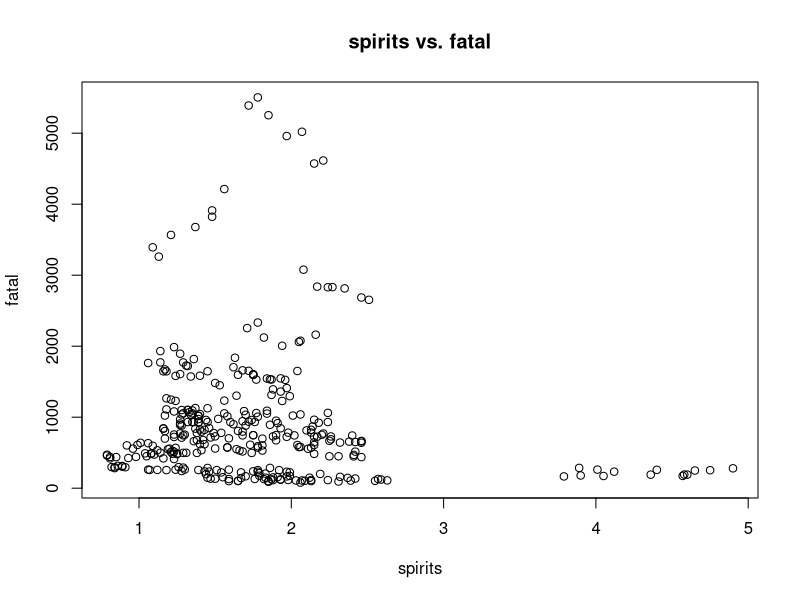
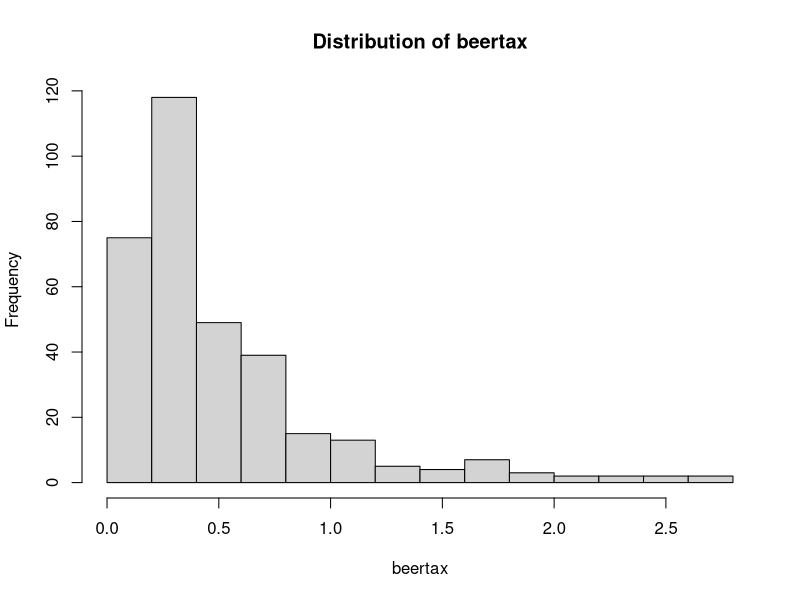
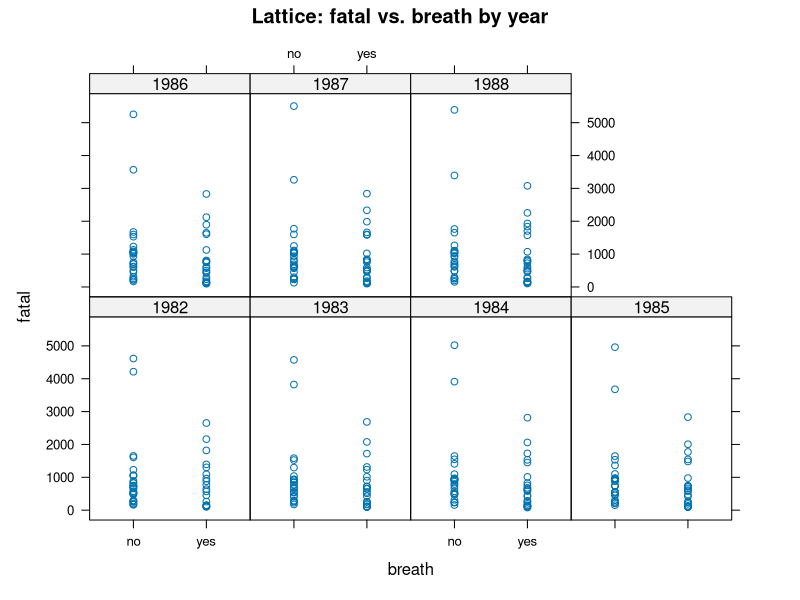
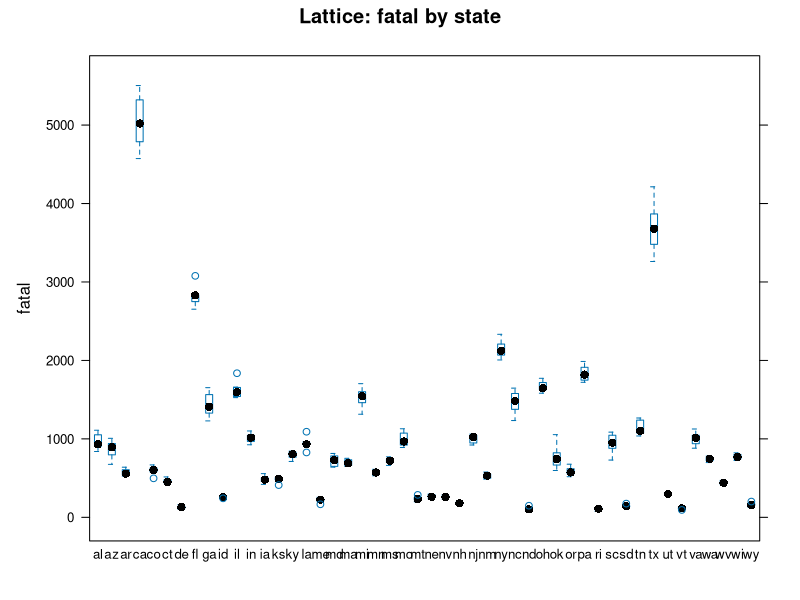
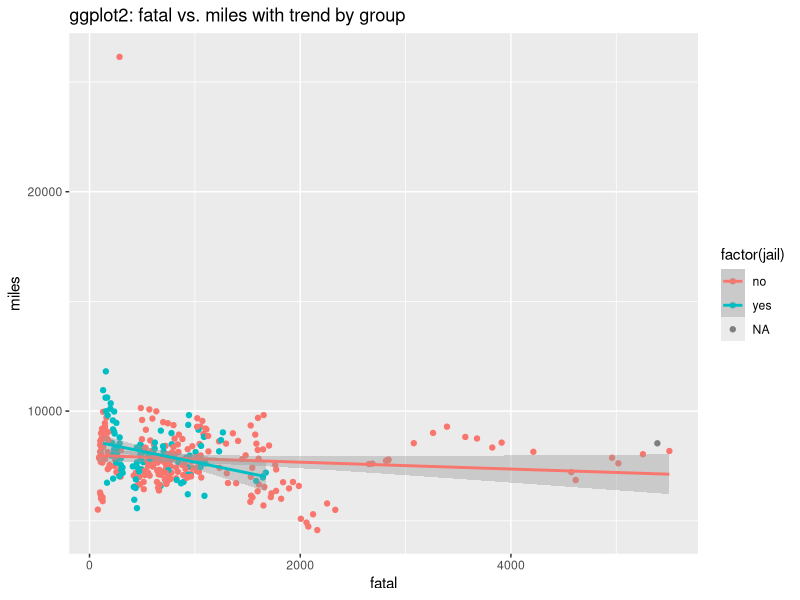
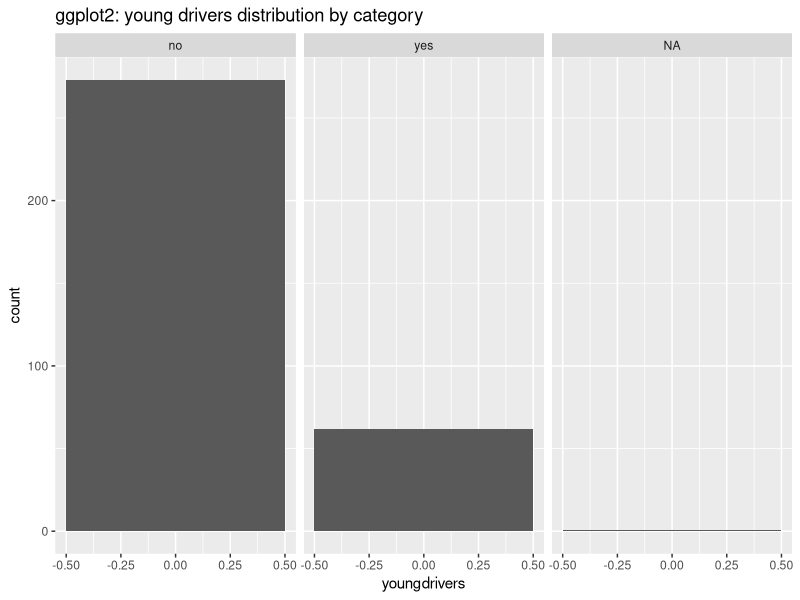

These charts were generated, in order, by the following R code:
install.packages("AER")
library(AER)
library(lattice)
library(ggplot2)

data("Fatalities", package = "AER")
head(Fatalities)
names(Fatalities)

# Scatter plot
plot(Fatalities$spirits, Fatalities$fatal,
     main   = "spirits vs. fatal",
     xlab   = "spirits",
     ylab   = "fatal")

# Histogram
hist(Fatalities$beertax,
     main   = "Distribution of beertax",
     xlab   = "beertax")

# Conditional scatter plot (small multiples)
xyplot(fatal ~ breath | factor(year),
       data = Fatalities,
       main = "Lattice: fatal vs. breath by year")

# Box-and-whisker plot
bwplot(fatal ~ factor(state),
       data = Fatalities,
       main = "Lattice: fatal by state")

# Scatter plot with smoothing
ggplot(Fatalities, aes(x = fatal, y = miles, color = factor(jail))) +
  geom_point() +
  geom_smooth(method = "lm") +
  labs(title = "ggplot2: fatal vs. miles with trend by group")

# Faceted histogram
ggplot(Fatalities, aes(youngdrivers)) +
  geom_histogram(binwidth = 1) +
  facet_wrap(~ service) +
  labs(title = "ggplot2: young drivers distribution by category")
